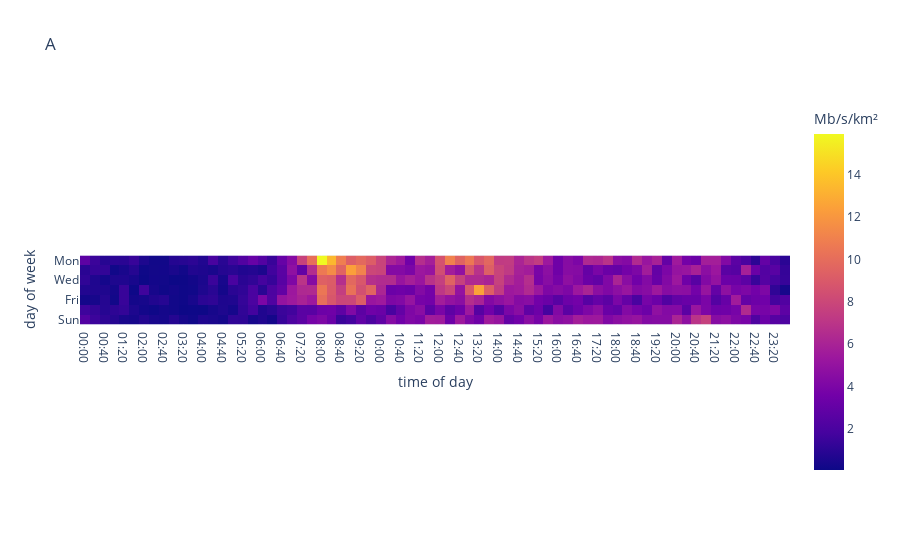
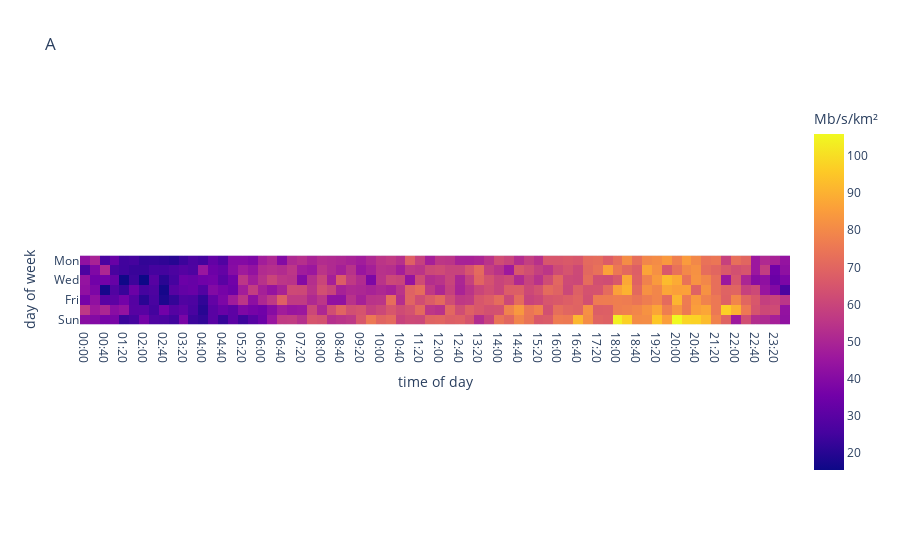
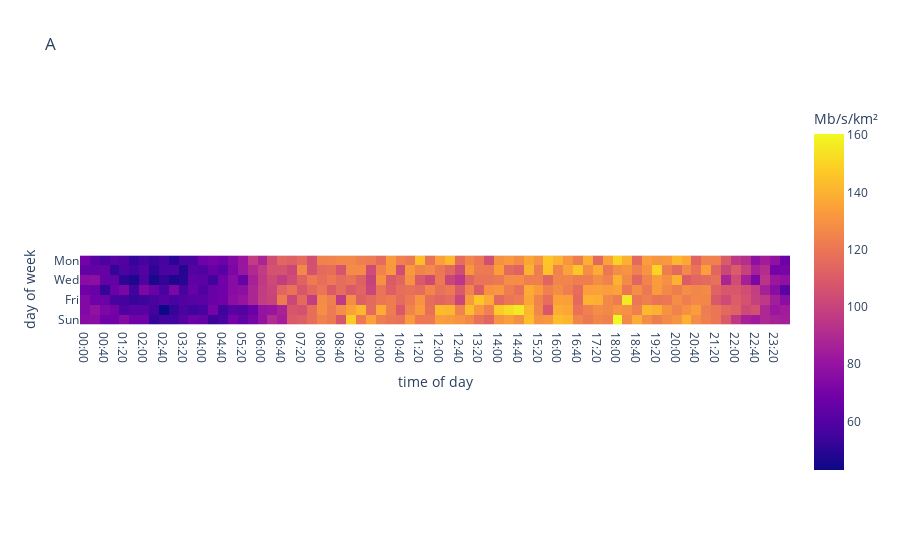
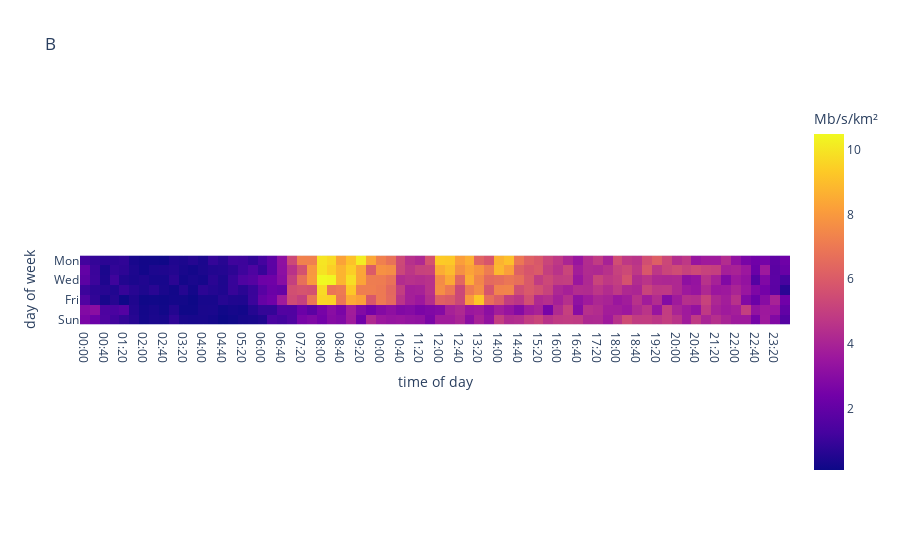

These figures' notebook cell, in order:
### Code cell
if __name__ != '__main__':
    from .model import TrafficType, TrafficModel
else:
    from model import *
    import plotly.express as px
    from plotly.subplots import make_subplots
    from collections import defaultdict

    figs = defaultdict(lambda: make_subplots(rows=len(TrafficType), cols=1, shared_xaxes=True))
    for i, traffic_type in enumerate(TrafficType):
        print(traffic_type)
        model = TrafficModel.from_scenario(traffic_type, sample_rate=1/300)
        model.print_info()
        for cat, rates in model.densities.items():
            days_idx = rates.index.get_level_values(0).unique()
            df = rates.unstack().reindex(days_idx)
            fig = px.imshow(df, title=traffic_type.name, labels=dict(x='time of day', y='day of week', color='Mb/s/km²'))
            print(cat)
            fig.show()
            figs[cat].add_trace(fig.data[0], row=i+1, col=1)
        print()
    for cat, fig in figs.items():
        fig.update_layout(height=600, width=600, title_text=cat)
        # fig.show()

### Figure 1 — Plotly figure (JSON) as saved in the notebook; plotly's stock layout.template omitted (floating-point values rounded to 4 significant figures; data arrays with more than 128 entries replaced by an {"elided": "..."} marker saying what was removed)
{"data": [{"coloraxis": "coloraxis", "hovertemplate": "time of day: %{x}<br>day of week: %{y}<br>Mb/s/km²: %{z}<extra></extra>", "name": "0", "type": "heatmap", "x": ["00:00", "00:20", "00:40", "01:00", "01:20", "01:40", "02:00", "02:20", "02:40", "03:00", "03:20", "03:40", "04:00", "04:20", "04:40", "05:00", "05:20", "05:40", "06:00", "06:20", "06:40", "07:00", "07:20", "07:40", "08:00", "08:20", "08:40", "09:00", "09:20", "09:40", "10:00", "10:20", "10:40", "11:00", "11:20", "11:40", "12:00", "12:20", "12:40", "13:00", "13:20", "13:40", "14:00", "14:20", "14:40", "15:00", "15:20", "15:40", "16:00", "16:20", "16:40", "17:00", "17:20", "17:40", "18:00", "18:20", "18:40", "19:00", "19:20", "19:40", "20:00", "20:20", "20:40", "21:00", "21:20", "21:40", "22:00", "22:20", "22:40", "23:00", "23:20", "23:40"], "xaxis": "x", "y": ["Mon", "Tue", "Wed", "Thu", "Fri", "Sat", "Sun"], "yaxis": "y", "z": {"elided": "7x72 float values"}}], "layout": {"coloraxis": {"colorbar": {"title": {"text": "Mb/s/km²"}}, "colorscale": [[0, "#0d0887"], [0.1111, "#46039f"], [0.2222, "#7201a8"], [0.3333, "#9c179e"], [0.4444, "#bd3786"], [0.5556, "#d8576b"], [0.6667, "#ed7953"], [0.7778, "#fb9f3a"], [0.8889, "#fdca26"], [1, "#f0f921"]]}, "title": {"text": "A"}, "xaxis": {"anchor": "y", "constrain": "domain", "domain": [0, 1], "scaleanchor": "y", "title": {"text": "time of day"}}, "yaxis": {"anchor": "x", "autorange": "reversed", "constrain": "domain", "domain": [0, 1], "title": {"text": "day of week"}}}}

### Figure 2 — Plotly figure (JSON) as saved in the notebook; plotly's stock layout.template omitted (floating-point values rounded to 4 significant figures; data arrays with more than 128 entries replaced by an {"elided": "..."} marker saying what was removed)
{"data": [{"coloraxis": "coloraxis", "hovertemplate": "time of day: %{x}<br>day of week: %{y}<br>Mb/s/km²: %{z}<extra></extra>", "name": "0", "type": "heatmap", "x": ["00:00", "00:20", "00:40", "01:00", "01:20", "01:40", "02:00", "02:20", "02:40", "03:00", "03:20", "03:40", "04:00", "04:20", "04:40", "05:00", "05:20", "05:40", "06:00", "06:20", "06:40", "07:00", "07:20", "07:40", "08:00", "08:20", "08:40", "09:00", "09:20", "09:40", "10:00", "10:20", "10:40", "11:00", "11:20", "11:40", "12:00", "12:20", "12:40", "13:00", "13:20", "13:40", "14:00", "14:20", "14:40", "15:00", "15:20", "15:40", "16:00", "16:20", "16:40", "17:00", "17:20", "17:40", "18:00", "18:20", "18:40", "19:00", "19:20", "19:40", "20:00", "20:20", "20:40", "21:00", "21:20", "21:40", "22:00", "22:20", "22:40", "23:00", "23:20", "23:40"], "xaxis": "x", "y": ["Mon", "Tue", "Wed", "Thu", "Fri", "Sat", "Sun"], "yaxis": "y", "z": {"elided": "7x72 float values"}}], "layout": {"coloraxis": {"colorbar": {"title": {"text": "Mb/s/km²"}}, "colorscale": [[0, "#0d0887"], [0.1111, "#46039f"], [0.2222, "#7201a8"], [0.3333, "#9c179e"], [0.4444, "#bd3786"], [0.5556, "#d8576b"], [0.6667, "#ed7953"], [0.7778, "#fb9f3a"], [0.8889, "#fdca26"], [1, "#f0f921"]]}, "title": {"text": "A"}, "xaxis": {"anchor": "y", "constrain": "domain", "domain": [0, 1], "scaleanchor": "y", "title": {"text": "time of day"}}, "yaxis": {"anchor": "x", "autorange": "reversed", "constrain": "domain", "domain": [0, 1], "title": {"text": "day of week"}}}}

### Figure 3 — Plotly figure (JSON) as saved in the notebook; plotly's stock layout.template omitted (floating-point values rounded to 4 significant figures; data arrays with more than 128 entries replaced by an {"elided": "..."} marker saying what was removed)
{"data": [{"coloraxis": "coloraxis", "hovertemplate": "time of day: %{x}<br>day of week: %{y}<br>Mb/s/km²: %{z}<extra></extra>", "name": "0", "type": "heatmap", "x": ["00:00", "00:20", "00:40", "01:00", "01:20", "01:40", "02:00", "02:20", "02:40", "03:00", "03:20", "03:40", "04:00", "04:20", "04:40", "05:00", "05:20", "05:40", "06:00", "06:20", "06:40", "07:00", "07:20", "07:40", "08:00", "08:20", "08:40", "09:00", "09:20", "09:40", "10:00", "10:20", "10:40", "11:00", "11:20", "11:40", "12:00", "12:20", "12:40", "13:00", "13:20", "13:40", "14:00", "14:20", "14:40", "15:00", "15:20", "15:40", "16:00", "16:20", "16:40", "17:00", "17:20", "17:40", "18:00", "18:20", "18:40", "19:00", "19:20", "19:40", "20:00", "20:20", "20:40", "21:00", "21:20", "21:40", "22:00", "22:20", "22:40", "23:00", "23:20", "23:40"], "xaxis": "x", "y": ["Mon", "Tue", "Wed", "Thu", "Fri", "Sat", "Sun"], "yaxis": "y", "z": {"elided": "7x72 float values"}}], "layout": {"coloraxis": {"colorbar": {"title": {"text": "Mb/s/km²"}}, "colorscale": [[0, "#0d0887"], [0.1111, "#46039f"], [0.2222, "#7201a8"], [0.3333, "#9c179e"], [0.4444, "#bd3786"], [0.5556, "#d8576b"], [0.6667, "#ed7953"], [0.7778, "#fb9f3a"], [0.8889, "#fdca26"], [1, "#f0f921"]]}, "title": {"text": "A"}, "xaxis": {"anchor": "y", "constrain": "domain", "domain": [0, 1], "scaleanchor": "y", "title": {"text": "time of day"}}, "yaxis": {"anchor": "x", "autorange": "reversed", "constrain": "domain", "domain": [0, 1], "title": {"text": "day of week"}}}}

### Figure 4 — Plotly figure (JSON) as saved in the notebook; plotly's stock layout.template omitted (floating-point values rounded to 4 significant figures; data arrays with more than 128 entries replaced by an {"elided": "..."} marker saying what was removed)
{"data": [{"coloraxis": "coloraxis", "hovertemplate": "time of day: %{x}<br>day of week: %{y}<br>Mb/s/km²: %{z}<extra></extra>", "name": "0", "type": "heatmap", "x": ["00:00", "00:20", "00:40", "01:00", "01:20", "01:40", "02:00", "02:20", "02:40", "03:00", "03:20", "03:40", "04:00", "04:20", "04:40", "05:00", "05:20", "05:40", "06:00", "06:20", "06:40", "07:00", "07:20", "07:40", "08:00", "08:20", "08:40", "09:00", "09:20", "09:40", "10:00", "10:20", "10:40", "11:00", "11:20", "11:40", "12:00", "12:20", "12:40", "13:00", "13:20", "13:40", "14:00", "14:20", "14:40", "15:00", "15:20", "15:40", "16:00", "16:20", "16:40", "17:00", "17:20", "17:40", "18:00", "18:20", "18:40", "19:00", "19:20", "19:40", "20:00", "20:20", "20:40", "21:00", "21:20", "21:40", "22:00", "22:20", "22:40", "23:00", "23:20", "23:40"], "xaxis": "x", "y": ["Mon", "Tue", "Wed", "Thu", "Fri", "Sat", "Sun"], "yaxis": "y", "z": {"elided": "7x72 float values"}}], "layout": {"coloraxis": {"colorbar": {"title": {"text": "Mb/s/km²"}}, "colorscale": [[0, "#0d0887"], [0.1111, "#46039f"], [0.2222, "#7201a8"], [0.3333, "#9c179e"], [0.4444, "#bd3786"], [0.5556, "#d8576b"], [0.6667, "#ed7953"], [0.7778, "#fb9f3a"], [0.8889, "#fdca26"], [1, "#f0f921"]]}, "title": {"text": "B"}, "xaxis": {"anchor": "y", "constrain": "domain", "domain": [0, 1], "scaleanchor": "y", "title": {"text": "time of day"}}, "yaxis": {"anchor": "x", "autorange": "reversed", "constrain": "domain", "domain": [0, 1], "title": {"text": "day of week"}}}}
